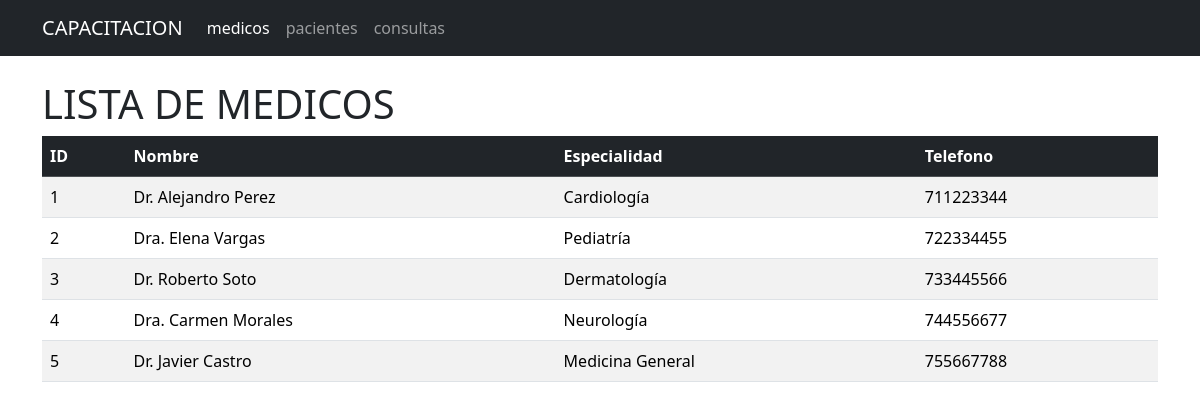
The app's page /medicos with its own data.
### tables this page shows
CREATE TABLE medicos (
        id_medico INTEGER PRIMARY KEY AUTOINCREMENT,
        nombre TEXT NOT NULL,
        especialidad TEXT NOT NULL,
        email TEXT NOT NULL,
        telefono INTEGER NOT NULL
    );

### app.py (the view)
@app.route('/medicos')
def medicos():
    conn = get_db_connection()
    medicos = conn.execute('SELECT * FROM medicos').fetchall()
    conn.close()
    return render_template('medicos.html', medicos=medicos)

### app.py (called while the page is built)
def get_db_connection():
    conn = sqlite3.connect('sistema_medico.db')
    conn.row_factory = sqlite3.Row
    return conn

### templates/medicos.html
{% extends 'base.html' %}
{% block content %}
<h1>LISTA DE MEDICOS</h1>
<table class="table table-striped table-hover">
    <thead class ="table-dark">
        <tr>
            <th>ID</th>
            <th>Nombre</th>
            <th>Especialidad</th>
            <th>Telefono</th>
        </tr>
    </thead>
    <tbody>
        {% for medico in medicos %}
        <tr>
            <td>{{ medico.id_medico }}</td>
            <td>{{ medico.nombre }}</td>
            <td>{{ medico.especialidad }}</td>
            <td>{{ medico.telefono }}</td>
        </tr>
        {% endfor %}
    </tbody>
</table>
{% endblock %}

### records on screen
medicos: id_medico "1", nombre "Dr. Alejandro Perez", especialidad "Cardiología", telefono "711223344"
medicos: id_medico "2", nombre "Dra. Elena Vargas", especialidad "Pediatría", telefono "722334455"
medicos: id_medico "3", nombre "Dr. Roberto Soto", especialidad "Dermatología", telefono "733445566"
medicos: id_medico "4", nombre "Dra. Carmen Morales", especialidad "Neurología", telefono "744556677"
medicos: id_medico "5", nombre "Dr. Javier Castro", especialidad "Medicina General", telefono "755667788"
